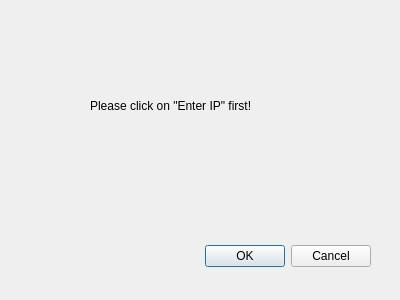
<?xml version="1.0" encoding="UTF-8"?>
<ui version="4.0">
 <class>IPWarning</class>
 <widget class="QDialog" name="IPWarning">
  <property name="geometry">
   <rect>
    <x>0</x>
    <y>0</y>
    <width>400</width>
    <height>300</height>
   </rect>
  </property>
  <property name="windowTitle">
   <string>Dialog</string>
  </property>
  <widget class="QDialogButtonBox" name="buttonBox">
   <property name="geometry">
    <rect>
     <x>30</x>
     <y>240</y>
     <width>341</width>
     <height>32</height>
    </rect>
   </property>
   <property name="orientation">
    <enum>Qt::Horizontal</enum>
   </property>
   <property name="standardButtons">
    <set>QDialogButtonBox::Cancel|QDialogButtonBox::Ok</set>
   </property>
  </widget>
  <widget class="QLabel" name="label">
   <property name="geometry">
    <rect>
     <x>90</x>
     <y>70</y>
     <width>251</width>
     <height>71</height>
    </rect>
   </property>
   <property name="text">
    <string>Please click on &quot;Enter IP&quot; first!</string>
   </property>
  </widget>
 </widget>
 <resources/>
 <connections>
  <connection>
   <sender>buttonBox</sender>
   <signal>accepted()</signal>
   <receiver>IPWarning</receiver>
   <slot>accept()</slot>
   <hints>
    <hint type="sourcelabel">
     <x>248</x>
     <y>254</y>
    </hint>
    <hint type="destinationlabel">
     <x>157</x>
     <y>274</y>
    </hint>
   </hints>
  </connection>
  <connection>
   <sender>buttonBox</sender>
   <signal>rejected()</signal>
   <receiver>IPWarning</receiver>
   <slot>reject()</slot>
   <hints>
    <hint type="sourcelabel">
     <x>316</x>
     <y>260</y>
    </hint>
    <hint type="destinationlabel">
     <x>286</x>
     <y>274</y>
    </hint>
   </hints>
  </connection>
 </connections>
</ui>
